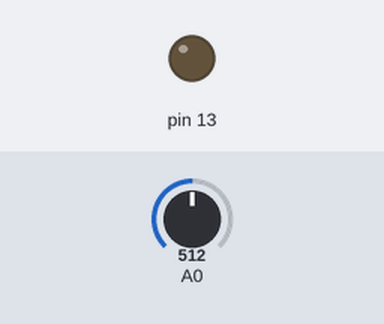
The sketch below on a simulated Arduino Uno, built with avr-gcc and run on an emulated ATmega328P. On the bench: output pins drawn as LEDs (lit = HIGH). The test bench sets the inputs (shaded band); at power-on: A0 = 512.

Above: at 1.2 s.
1.3 s: A0 set to 316
2.8 s: A0 set to 281
At 3.8 s:
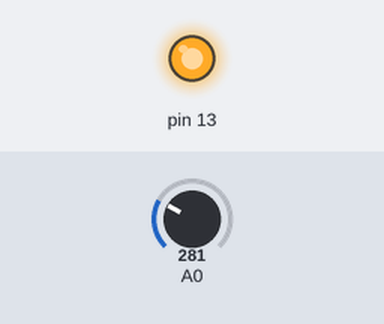
4.3 s: A0 set to 306
At 5.0 s:
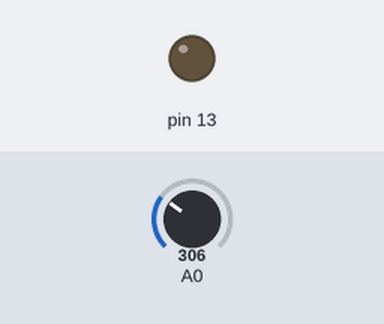
5.8 s: A0 set to 290
At 6.1 s:
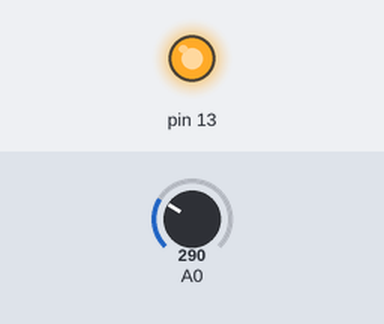
Timing chart, 0 to 8.3 s (numbered marks = the images above; inputs shaded):
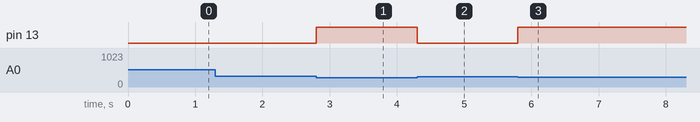

Measured:
- the behaviour switches between 300 and 299 on A0 (found by bisection; images 0 and 1)
- after the input at 1.3 s, every drawn part: stays the same
- after the input at 2.8 s, pin 13: LOW → HIGH at once
- after the input at 4.3 s, pin 13: HIGH → LOW at once
- after the input at 5.8 s, pin 13: LOW → HIGH at once

The sketch:

NightLight.ino
```cpp
/*
  Analog input

  See input of photoresistor
 */


// the setup function runs once when you press reset or power the board
void setup() {

  //Start Serial monitor
  Serial.begin(9600);

  // initialize analog pin A0 as an input.
  pinMode(A0, INPUT);

  //initialize digital pin 13 as output.
  pinMode(13, OUTPUT);

}

// the loop function runs over and over again forever
void loop() {

  int lightValue = analogRead(A0);

  if(lightValue < 300){

    digitalWrite(13, HIGH);

  }else{

    digitalWrite(13, LOW);

  }

}
```
